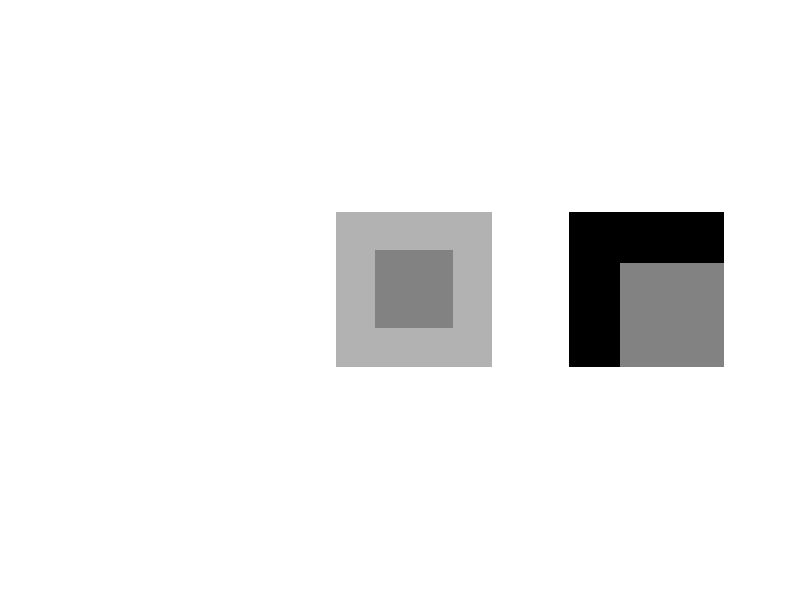

The MATLAB source for this figure:
imagesc(1:8)
colormap(gray)


%First
colormap(gray);
dark=zeros(256,256);
dark(64:192,1:256)=0.5;
subplot(1,3,2);imshow(dark);
%Second
middle(1:256,1:256)=0.7;
middle(64:192,64:192)=0.5;
subplot(1,3,2);imshow(middle)
%third
brigtht=ones(256,256);
bright(64:192,64:192)=0.5;
subplot(1,3,3);imshow(bright)

